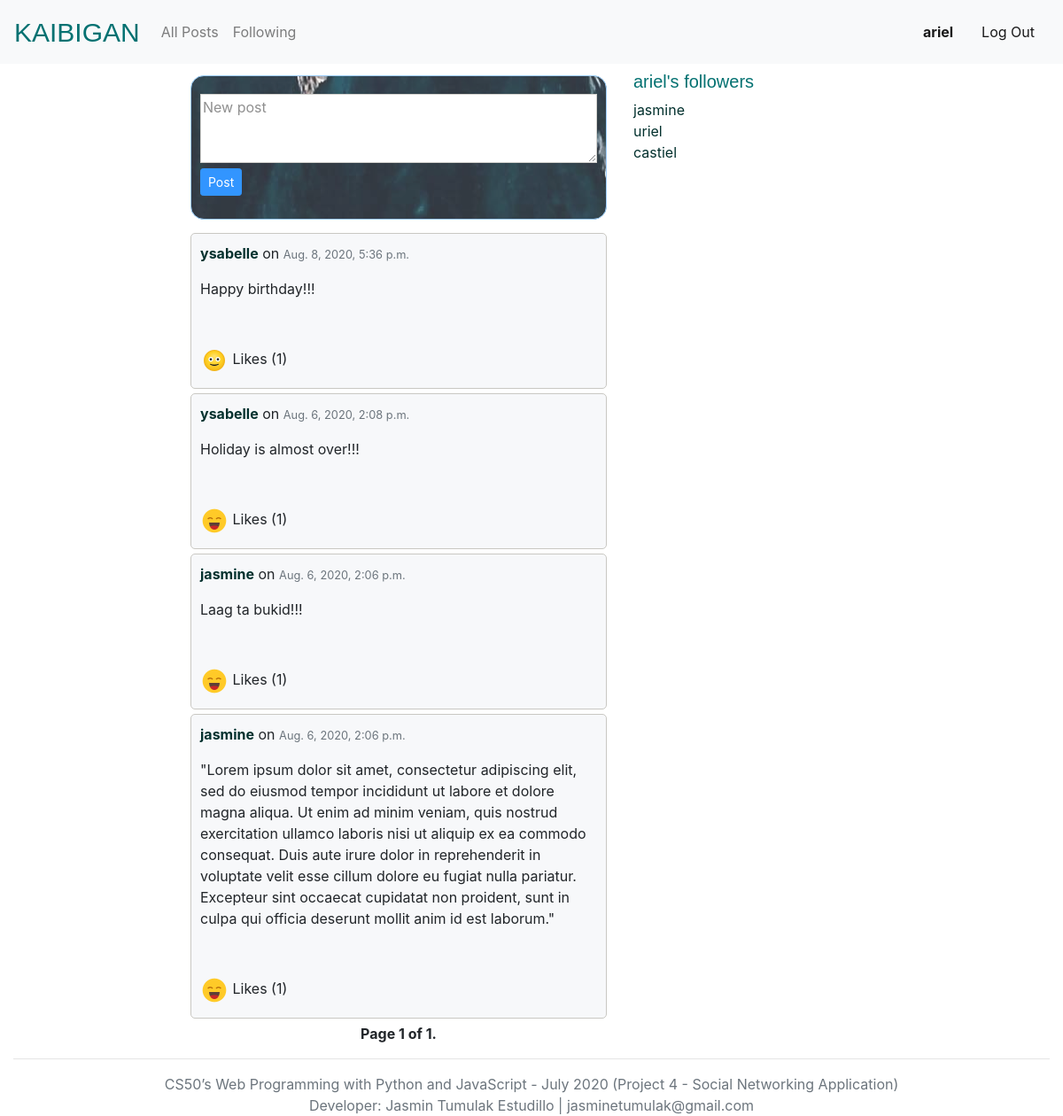
The page /following (signed in) on the database its author committed.
### network/models.py (models this page shows, shortened)
class User(AbstractUser):
    def __str__(self):
        return self.username

class Post(models.Model):
    id = models.AutoField(primary_key=True)
    username = models.ForeignKey(settings.AUTH_USER_MODEL, on_delete=models.CASCADE, related_name="userposts")
    message = models.TextField(default="")
    date_post = models.DateTimeField(auto_now_add=False, default=datetime.now)
    likes = models.ManyToManyField(User, related_name='post_likes')
    status = models.BooleanField(default=False)
    def total_likes(self):
        return self.likes.count()

class Follow(models.Model):
    f_id = models.AutoField(primary_key=True)
    username = models.ForeignKey(settings.AUTH_USER_MODEL, on_delete=models.CASCADE, related_name="user_following")
    follow = models.ForeignKey(settings.AUTH_USER_MODEL, on_delete=models.CASCADE, related_name="following")
    status = models.BooleanField(default=False)

### network/views.py (the view)
# urls.py: path("following", views.following, name="following")
@login_required(login_url='/login')
def following(request):
        user = User.objects.get(username=request.user)
        follow = Follow.objects.filter(username=user, status=True)
        user_ids = []
        posts = []
        for user_follow in follow:
            user_followed_id = User.objects.get(username=user_follow.follow).pk
            user_ids.append(user_followed_id)
        posts_list = Post.objects.filter(username__in=user_ids).order_by('-date_post')
        paginator = Paginator(posts_list, num_posts)
        page_number = request.GET.get('page')
        page_obj = paginator.get_page(page_number)
        user = User.objects.get(username=user)
        followers_list = Follow.objects.filter(follow=user, status=True) #get the names of the followers
        return render(request, 'network/index.html', {
            'page_obj': page_obj,
            'followers_list': followers_list,
            "followed_user": user
        })

### network/templates/network/index.html (shortened to what this page needs)
{% extends "network/layout.html" %}
{% block body %}
<div class="newpost">
  <form action="{% url 'newpost' %}" method="post" id="newpost">
      <div class="form-group">
          <textarea name="message" rows="3" placeholder="New post" required></textarea><br>
          <input class="btn btn-primary btn-sm" type="submit" value="Post">
      </div>
  </form>
</div>
<div class="allpost">
    {% for post in page_obj %}
        <div class="posts">
                <p class="alignleft"><b>  <a href="{% url 'profile' post.username %}">{{ post.username }}</a></b>
                  on <span class="text-muted"><small>{{ post.date_post }}</small></span> <br></p>
                <div class="post-details{{post.id}}">
                  <form action="{% url 'like' post.id %}" method="post">
                   <div id="post_message{{ post.id }}">{{ post.message }} </div><br><br>
                   {% if post.status %}
                     <a type="button" class="like" id="{{ post.id }}"><img src="/static/network/images/liked.png"/></a>
                     <span id="total_likes{{ post.id }}">Likes ({{ post.total_likes }})</span>
                  {% else %}
                    <a type="button" class="like" id="{{ post.id }}"><img src="/static/network/images/notliked.png"/></a>
                     <span id="total_likes{{ post.id }}">Likes ({{ post.total_likes }})</span>
                  {% endif %}
                </form>
              </div>
        </div>
    {% endfor %}
</div>
<div class="page">
    <span class="step-links">
        <span class="current">
            Page {{ page_obj.number }} of {{ page_obj.paginator.num_pages }}.
        </span>
    </span>
</div>
{% endblock %}

### network/templates/network/layout.html (shortened to what this page needs)
{% load static %}
<!DOCTYPE html>
<html lang="en">
    <head>
        <link rel="stylesheet" href="https://stackpath.bootstrapcdn.com/bootstrap/4.5.2/css/bootstrap.min.css">
        <link href="{% static 'network/styles.css' %}" rel="stylesheet">
    </head>
    <div class="body">
      <div class="container-fluid">
      {% if user.is_authenticated %}
      <div class="row menu-bar">
        <div class="col-md-12">
            <nav class="navbar navbar-expand-lg navbar-light bg-light fixed-top ">
              <a class="navbar-brand" href="{% url 'index' %}"><span class="site-title-sm">KAIBIGAN</span></a>
              <div class="collapse navbar-collapse" id="navbarText">
                <ul class="navbar-nav mr-auto">
                  <li class="nav-item">
                    <a class="nav-link" href="{% url 'index' %}">All Posts</a>
                  </li>
                  <li class="nav-item">
                    <a class="nav-link" href={% url 'following' %}>Following</a>
                  </li>
                </ul>
                <span class="navbar-text">
                  <a class="nav-link" href="{%  url 'profile' request.user %}"><strong>{{ user.username }}</strong></a>
                </span>
                <span class="navbar-text">
                  <a class="nav-link" href="{% url 'logout' %}">Log Out</a>
                </span>
              </div>
            </nav>
          </div>
        </div>
      {% endif %}
            <div class="row">
                <div class="col-md-5 offset-2">
                  {% block body %}
                  {% endblock %}
                  </div>
                <div class="col-md-3">
                  {% if user.is_authenticated %}
                    <h5 class="kaibigan">{{ followed_user.username }}'s followers</h5>
                    {% for follower in followers_list %}
                    <a href="{% url 'profile' follower.username %}">{{ follower.username}}</a><br>
                    {% empty %}
                      No followers
                    {% endfor %}
                  {% endif %}
                </div>
            </div>
            <div class="row page-footer">
              <div class="col-md-12">
                <hr><span class="text-muted">CS50’s Web Programming with Python and JavaScript - July 2020 (Project 4 - Social Networking Application)<br>
              Developer: Jasmin Tumulak Estudillo | jasminetumulak@gmail.com<span>
              </div>
            </div>
        </div>
      </div>
    <link rel="stylesheet" href="https://stackpath.bootstrapcdn.com/bootstrap/4.4.1/css/bootstrap.min.css">
    </body>
</html>

### network/static/network/styles.css (style rules this page uses)
.newpost { border-style: solid; border-width: thin; border-color: #c9c8c3; padding: 20px 10px 10px 10px; width: 100%; margin-bottom: 15px; margin-top: 5px; border-radius: 15px; border-color: #86c1fc; background-color: #009F93; background-image: url(/static/network/images/newpost.jpg); background-size: auto; background-repeat: no-repeat; background-position: center; opacity: 0.8; }
.posts { border-style: solid; border-width: thin; border-color: #c9c8c3; padding: 10px; width: 100%; margin-bottom: 5px; border-radius: 5px; background-color: #f7f8fa; float: left; }
textarea { width: 100%; border-color: #c9c8c3; }
.page { margin-top:10px; text-align: center; font-weight: bolder; }
.like { margin-top:5px; margin-bottom: 5px; }
.site-title-sm { text-align: right; font-family: 'Oswald', sans-serif; color: #037171; font-size: 30px; }
.kaibigan { font-family: 'Oswald', sans-serif; color: #037171; }
.page-footer { text-align: center; margin-top:auto; }
.alignleft { float: left; }
a:link { color:#03312E; }

### rows shown on the page
User: username "ariel"
Post: username "ysabelle", date_post "Aug. 8, 2020, 5:36 p.m.", message "Happy birthday!!!", status False (drawn), total_likes "1"
Post: username "ysabelle", date_post "Aug. 6, 2020, 2:08 p.m.", message "Holiday is almost over!!!", status True (drawn), total_likes "1"
Post: username "jasmine", date_post "Aug. 6, 2020, 2:06 p.m.", message "Laag ta bukid!!!", status True (drawn), total_likes "1"
Post: username "jasmine", date_post "Aug. 6, 2020, 2:06 p.m.", message "\"Lorem ipsum dolor sit amet, consectetur adipiscing elit, sed do eiusmod tempor incididunt ut labore et dolore magna aliqua. Ut enim ad minim veniam, quis nostrud exercitation ullamco laboris nisi ut aliquip ex ea commodo consequat. Duis aute irure dolor in reprehenderit in voluptate velit esse cillum dolore eu fugiat nulla pariatur. Excepteur sint occaecat cupidatat non proident, sunt in culpa qui officia deserunt mollit anim id est laborum.\"", status True (drawn), total_likes "1"
Follow: username "jasmine"
Follow: username "uriel"
Follow: username "castiel"

### other values the page prints
{{ page_obj.number }} "1"
{{ page_obj.paginator.num_pages }} "1"
